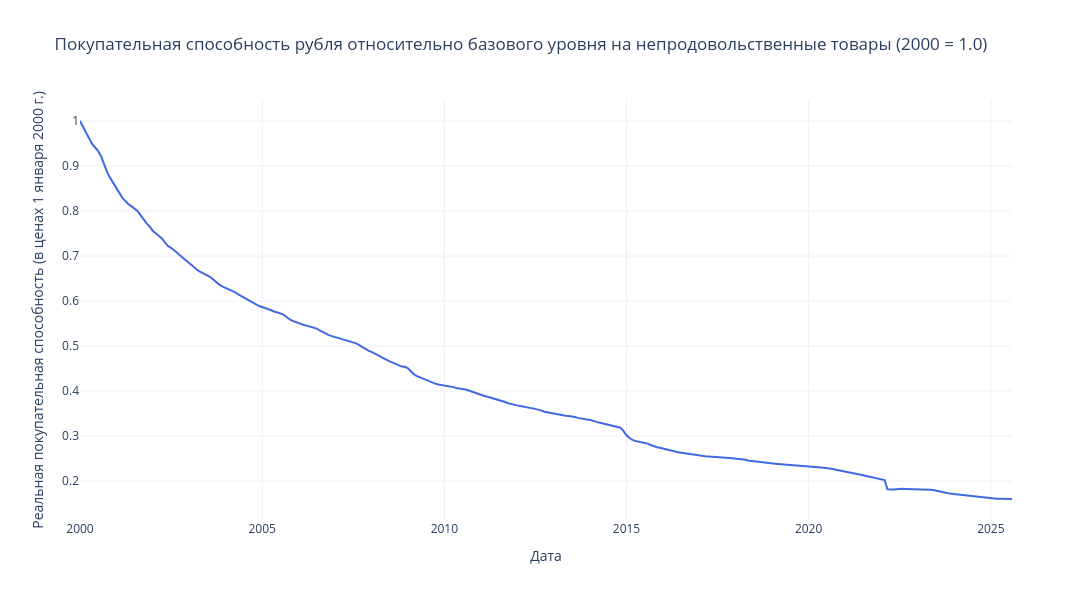

The notebook cell this image was saved under:
### Code cell
plot_2d(
    x=df_melted['date'],
    y=df_melted['real_ruble'],
    xlabel="Дата",
    ylabel="Реальная покупательная способность (в ценах 1 января 2000 г.)",
    title="Покупательная способность рубля относительно базового уровня на непродовольственные товары (2000 = 1.0)"
)

### Figure 1 — Plotly figure (JSON) as saved in the notebook; plotly's stock layout.template omitted (floating-point values rounded to 4 significant figures; data arrays with more than 128 entries replaced by an {"elided": "..."} marker saying what was removed)
{"data": [{"hovertemplate": "Дата: %{x}<br>Значение: %{y:.4f} <extra></extra>", "line": {"color": "royalblue", "width": 2}, "mode": "lines", "x": {"elided": "308 str values"}, "y": {"elided": "308 float values"}, "type": "scatter"}], "layout": {"title": {"text": "Покупательная способность рубля относительно базового уровня на непродовольственные товары (2000 = 1.0)"}, "xaxis": {"title": {"text": "Дата"}}, "yaxis": {"title": {"text": "Реальная покупательная способность (в ценах 1 января 2000 г.)"}}, "hovermode": "x unified", "width": 1100, "height": 600}}
